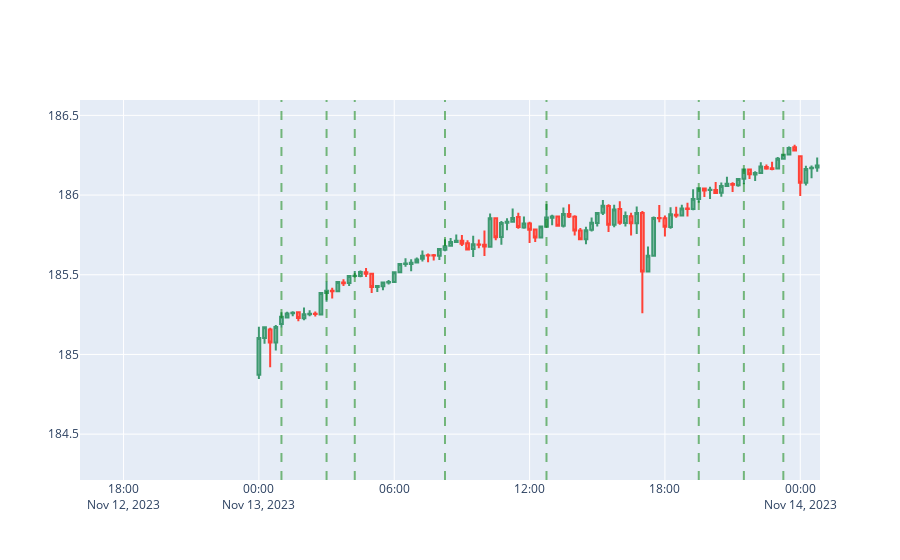

Notebook code for this chart:
### Code cell
# visualizing the candlestick pattern

import plotly.graph_objects as go

fig_patterns = go.Figure(
    data=[go.Candlestick(
        name='GBPJPY OHLC',
        x=ohlc_df['time'],
        open=ohlc_df['open'],
        high=ohlc_df['high'],
        low=ohlc_df['low'],
        close=ohlc_df['close'],
    )]
)

fig_patterns.update_layout(xaxis_rangeslider_visible=False, height=600)

# filtering ohlc_df where pattern is True
patterns_df = ohlc_df[ohlc_df['pattern'] == True]
display(patterns_df)

# visualizing the candlestick pattern
for i in patterns_df.index:
    fig_patterns.add_vline(x=patterns_df.loc[i]['time'], line_width=2, line_dash="dash", opacity=0.5, line_color="green")
    
display(fig_patterns)

### Figure 1 — Plotly figure (JSON) as saved in the notebook; plotly's stock layout.template omitted (floating-point values rounded to 4 significant figures; data arrays with more than 128 entries replaced by an {"elided": "..."} marker saying what was removed)
{"data": [{"close": {"elided": "960 float values"}, "high": {"elided": "960 float values"}, "low": {"elided": "960 float values"}, "name": "GBPJPY OHLC", "open": {"elided": "960 float values"}, "type": "candlestick", "x": {"elided": "960 str values"}}], "layout": {"autosize": true, "shapes": [{"line": {"color": "green", "dash": "dash", "width": 2}, "opacity": 0.5, "type": "line", "x0": "2023-10-31T03:15:00", "x1": "2023-10-31T03:15:00", "xref": "x", "y0": 0, "y1": 1, "yref": "y domain"}, {"line": {"color": "green", "dash": "dash", "width": 2}, "opacity": 0.5, "type": "line", "x0": "2023-10-31T06:30:00", "x1": "2023-10-31T06:30:00", "xref": "x", "y0": 0, "y1": 1, "yref": "y domain"}, {"line": {"color": "green", "dash": "dash", "width": 2}, "opacity": 0.5, "type": "line", "x0": "2023-10-31T11:00:00", "x1": "2023-10-31T11:00:00", "xref": "x", "y0": 0, "y1": 1, "yref": "y domain"}, {"line": {"color": "green", "dash": "dash", "width": 2}, "opacity": 0.5, "type": "line", "x0": "2023-10-31T12:00:00", "x1": "2023-10-31T12:00:00", "xref": "x", "y0": 0, "y1": 1, "yref": "y domain"}, {"line": {"color": "green", "dash": "dash", "width": 2}, "opacity": 0.5, "type": "line", "x0": "2023-11-01T10:15:00", "x1": "2023-11-01T10:15:00", "xref": "x", "y0": 0, "y1": 1, "yref": "y domain"}, {"line": {"color": "green", "dash": "dash", "width": 2}, "opacity": 0.5, "type": "line", "x0": "2023-11-01T18:00:00", "x1": "2023-11-01T18:00:00", "xref": "x", "y0": 0, "y1": 1, "yref": "y domain"}, {"line": {"color": "green", "dash": "dash", "width": 2}, "opacity": 0.5, "type": "line", "x0": "2023-11-02T01:00:00", "x1": "2023-11-02T01:00:00", "xref": "x", "y0": 0, "y1": 1, "yref": "y domain"}, {"line": {"color": "green", "dash": "dash", "width": 2}, "opacity": 0.5, "type": "line", "x0": "2023-11-02T13:00:00", "x1": "2023-11-02T13:00:00", "xref": "x", "y0": 0, "y1": 1, "yref": "y domain"}, {"line": {"color": "green", "dash": "dash", "width": 2}, "opacity": 0.5, "type": "line", "x0": "2023-11-03T12:30:00", "x1": "2023-11-03T12:30:00", "xref": "x", "y0": 0, "y1": 1, "yref": "y domain"}, {"line": {"color": "green", "dash": "dash", "width": 2}, "opacity": 0.5, "type": "line", "x0": "2023-11-03T15:45:00", "x1": "2023-11-03T15:45:00", "xref": "x", "y0": 0, "y1": 1, "yref": "y domain"}, {"line": {"color": "green", "dash": "dash", "width": 2}, "opacity": 0.5, "type": "line", "x0": "2023-11-03T19:30:00", "x1": "2023-11-03T19:30:00", "xref": "x", "y0": 0, "y1": 1, "yref": "y domain"}, {"line": {"color": "green", "dash": "dash", "width": 2}, "opacity": 0.5, "type": "line", "x0": "2023-11-03T23:00:00", "x1": "2023-11-03T23:00:00", "xref": "x", "y0": 0, "y1": 1, "yref": "y domain"}, {"line": {"color": "green", "dash": "dash", "width": 2}, "opacity": 0.5, "type": "line", "x0": "2023-11-06T01:15:00", "x1": "2023-11-06T01:15:00", "xref": "x", "y0": 0, "y1": 1, "yref": "y domain"}, {"line": {"color": "green", "dash": "dash", "width": 2}, "opacity": 0.5, "type": "line", "x0": "2023-11-06T04:15:00", "x1": "2023-11-06T04:15:00", "xref": "x", "y0": 0, "y1": 1, "yref": "y domain"}, {"line": {"color": "green", "dash": "dash", "width": 2}, "opacity": 0.5, "type": "line", "x0": "2023-11-06T08:30:00", "x1": "2023-11-06T08:30:00", "xref": "x", "y0": 0, "y1": 1, "yref": "y domain"}, {"line": {"color": "green", "dash": "dash", "width": 2}, "opacity": 0.5, "type": "line", "x0": "2023-11-06T12:15:00", "x1": "2023-11-06T12:15:00", "xref": "x", "y0": 0, "y1": 1, "yref": "y domain"}, {"line": {"color": "green", "dash": "dash", "width": 2}, "opacity": 0.5, "type": "line", "x0": "2023-11-06T16:15:00", "x1": "2023-11-06T16:15:00", "xref": "x", "y0": 0, "y1": 1, "yref": "y domain"}, {"line": {"color": "green", "dash": "dash", "width": 2}, "opacity": 0.5, "type": "line", "x0": "2023-11-06T23:45:00", "x1": "2023-11-06T23:45:00", "xref": "x", "y0": 0, "y1": 1, "yref": "y domain"}, {"line": {"color": "green", "dash": "dash", "width": 2}, "opacity": 0.5, "type": "line", "x0": "2023-11-07T04:30:00", "x1": "2023-11-07T04:30:00", "xref": "x", "y0": 0, "y1": 1, "yref": "y domain"}, {"line": {"color": "green", "dash": "dash", "width": 2}, "opacity": 0.5, "type": "line", "x0": "2023-11-07T07:45:00", "x1": "2023-11-07T07:45:00", "xref": "x", "y0": 0, "y1": 1, "yref": "y domain"}, {"line": {"color": "green", "dash": "dash", "width": 2}, "opacity": 0.5, "type": "line", "x0": "2023-11-07T15:00:00", "x1": "2023-11-07T15:00:00", "xref": "x", "y0": 0, "y1": 1, "yref": "y domain"}, {"line": {"color": "green", "dash": "dash", "width": 2}, "opacity": 0.5, "type": "line", "x0": "2023-11-07T20:30:00", "x1": "2023-11-07T20:30:00", "xref": "x", "y0": 0, "y1": 1, "yref": "y domain"}, {"line": {"color": "green", "dash": "dash", "width": 2}, "opacity": 0.5, "type": "line", "x0": "2023-11-07T23:45:00", "x1": "2023-11-07T23:45:00", "xref": "x", "y0": 0, "y1": 1, "yref": "y domain"}, {"line": {"color": "green", "dash": "dash", "width": 2}, "opacity": 0.5, "type": "line", "x0": "2023-11-08T06:45:00", "x1": "2023-11-08T06:45:00", "xref": "x", "y0": 0, "y1": 1, "yref": "y domain"}, {"line": {"color": "green", "dash": "dash", "width": 2}, "opacity": 0.5, "type": "line", "x0": "2023-11-08T16:15:00", "x1": "2023-11-08T16:15:00", "xref": "x", "y0": 0, "y1": 1, "yref": "y domain"}, {"line": {"color": "green", "dash": "dash", "width": 2}, "opacity": 0.5, "type": "line", "x0": "2023-11-08T18:00:00", "x1": "2023-11-08T18:00:00", "xref": "x", "y0": 0, "y1": 1, "yref": "y domain"}, {"line": {"color": "green", "dash": "dash", "width": 2}, "opacity": 0.5, "type": "line", "x0": "2023-11-08T20:30:00", "x1": "2023-11-08T20:30:00", "xref": "x", "y0": 0, "y1": 1, "yref": "y domain"}, {"line": {"color": "green", "dash": "dash", "width": 2}, "opacity": 0.5, "type": "line", "x0": "2023-11-09T06:00:00", "x1": "2023-11-09T06:00:00", "xref": "x", "y0": 0, "y1": 1, "yref": "y domain"}, {"line": {"color": "green", "dash": "dash", "width": 2}, "opacity": 0.5, "type": "line", "x0": "2023-11-09T10:45:00", "x1": "2023-11-09T10:45:00", "xref": "x", "y0": 0, "y1": 1, "yref": "y domain"}, {"line": {"color": "green", "dash": "dash", "width": 2}, "opacity": 0.5, "type": "line", "x0": "2023-11-09T23:15:00", "x1": "2023-11-09T23:15:00", "xref": "x", "y0": 0, "y1": 1, "yref": "y domain"}, {"line": {"color": "green", "dash": "dash", "width": 2}, "opacity": 0.5, "type": "line", "x0": "2023-11-10T05:45:00", "x1": "2023-11-10T05:45:00", "xref": "x", "y0": 0, "y1": 1, "yref": "y domain"}, {"line": {"color": "green", "dash": "dash", "width": 2}, "opacity": 0.5, "type": "line", "x0": "2023-11-10T12:00:00", "x1": "2023-11-10T12:00:00", "xref": "x", "y0": 0, "y1": 1, "yref": "y domain"}, {"line": {"color": "green", "dash": "dash", "width": 2}, "opacity": 0.5, "type": "line", "x0": "2023-11-10T14:30:00", "x1": "2023-11-10T14:30:00", "xref": "x", "y0": 0, "y1": 1, "yref": "y domain"}, {"line": {"color": "green", "dash": "dash", "width": 2}, "opacity": 0.5, "type": "line", "x0": "2023-11-10T19:45:00", "x1": "2023-11-10T19:45:00", "xref": "x", "y0": 0, "y1": 1, "yref": "y domain"}, {"line": {"color": "green", "dash": "dash", "width": 2}, "opacity": 0.5, "type": "line", "x0": "2023-11-10T22:30:00", "x1": "2023-11-10T22:30:00", "xref": "x", "y0": 0, "y1": 1, "yref": "y domain"}, {"line": {"color": "green", "dash": "dash", "width": 2}, "opacity": 0.5, "type": "line", "x0": "2023-11-13T01:00:00", "x1": "2023-11-13T01:00:00", "xref": "x", "y0": 0, "y1": 1, "yref": "y domain"}, {"line": {"color": "green", "dash": "dash", "width": 2}, "opacity": 0.5, "type": "line", "x0": "2023-11-13T03:00:00", "x1": "2023-11-13T03:00:00", "xref": "x", "y0": 0, "y1": 1, "yref": "y domain"}, {"line": {"color": "green", "dash": "dash", "width": 2}, "opacity": 0.5, "type": "line", "x0": "2023-11-13T04:15:00", "x1": "2023-11-13T04:15:00", "xref": "x", "y0": 0, "y1": 1, "yref": "y domain"}, {"line": {"color": "green", "dash": "dash", "width": 2}, "opacity": 0.5, "type": "line", "x0": "2023-11-13T08:15:00", "x1": "2023-11-13T08:15:00", "xref": "x", "y0": 0, "y1": 1, "yref": "y domain"}, {"line": {"color": "green", "dash": "dash", "width": 2}, "opacity": 0.5, "type": "line", "x0": "2023-11-13T12:45:00", "x1": "2023-11-13T12:45:00", "xref": "x", "y0": 0, "y1": 1, "yref": "y domain"}, {"line": {"color": "green", "dash": "dash", "width": 2}, "opacity": 0.5, "type": "line", "x0": "2023-11-13T19:30:00", "x1": "2023-11-13T19:30:00", "xref": "x", "y0": 0, "y1": 1, "yref": "y domain"}, {"line": {"color": "green", "dash": "dash", "width": 2}, "opacity": 0.5, "type": "line", "x0": "2023-11-13T21:30:00", "x1": "2023-11-13T21:30:00", "xref": "x", "y0": 0, "y1": 1, "yref": "y domain"}, {"line": {"color": "green", "dash": "dash", "width": 2}, "opacity": 0.5, "type": "line", "x0": "2023-11-13T23:15:00", "x1": "2023-11-13T23:15:00", "xref": "x", "y0": 0, "y1": 1, "yref": "y domain"}], "xaxis": {"autorange": false, "range": ["2023-11-12 16:04:10.2288", "2023-11-14 00:52:30"], "rangeslider": {"visible": false, "yaxis": {}}, "type": "date"}, "yaxis": {"autorange": false, "range": [184.2, 186.6]}}}
